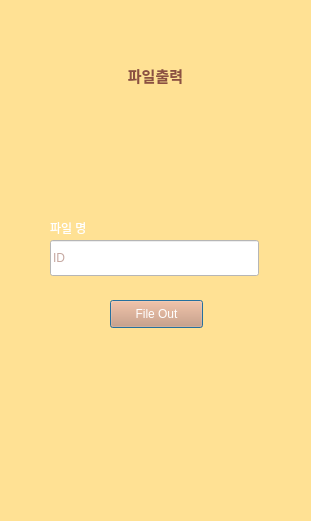
<?xml version="1.0" encoding="UTF-8"?>
<ui version="4.0">
 <class>FileOut</class>
 <widget class="QDialog" name="FileOut">
  <property name="geometry">
   <rect>
    <x>0</x>
    <y>0</y>
    <width>311</width>
    <height>521</height>
   </rect>
  </property>
  <property name="windowTitle">
   <string>Dialog</string>
  </property>
  <property name="styleSheet">
   <string notr="true">background-color: rgb(255, 225, 148);</string>
  </property>
  <widget class="QLineEdit" name="lineEdit">
   <property name="geometry">
    <rect>
     <x>50</x>
     <y>240</y>
     <width>209</width>
     <height>36</height>
    </rect>
   </property>
   <property name="styleSheet">
    <string notr="true">color: rgb(140, 80, 66);font: 75 9pt &quot;여기어때 잘난체 OTF&quot;;
background-color: rgb(255, 255, 255);</string>
   </property>
   <property name="placeholderText">
    <string>ID</string>
   </property>
  </widget>
  <widget class="QLabel" name="label">
   <property name="geometry">
    <rect>
     <x>115</x>
     <y>60</y>
     <width>81</width>
     <height>31</height>
    </rect>
   </property>
   <property name="font">
    <font>
     <family>여기어때 잘난체 OTF</family>
     <pointsize>11</pointsize>
     <weight>75</weight>
     <bold>true</bold>
    </font>
   </property>
   <property name="styleSheet">
    <string notr="true">color: rgb(140, 80, 66);</string>
   </property>
   <property name="text">
    <string>파일출력</string>
   </property>
   <property name="alignment">
    <set>Qt::AlignCenter</set>
   </property>
  </widget>
  <widget class="QLabel" name="label_2">
   <property name="geometry">
    <rect>
     <x>50</x>
     <y>220</y>
     <width>64</width>
     <height>15</height>
    </rect>
   </property>
   <property name="styleSheet">
    <string notr="true">font: 75 7pt &quot;여기어때 잘난체 OTF&quot;;
color: rgb(255, 255, 255);</string>
   </property>
   <property name="text">
    <string>파일 명</string>
   </property>
  </widget>
  <widget class="QPushButton" name="pushButton">
   <property name="geometry">
    <rect>
     <x>110</x>
     <y>300</y>
     <width>93</width>
     <height>28</height>
    </rect>
   </property>
   <property name="styleSheet">
    <string notr="true">background-color:rgb(217,148,108);font: 75 9pt &quot;여기어때 잘난체 OTF&quot;;
color: rgb(255, 255, 255);</string>
   </property>
   <property name="text">
    <string>File Out</string>
   </property>
  </widget>
 </widget>
 <resources/>
 <connections/>
</ui>
